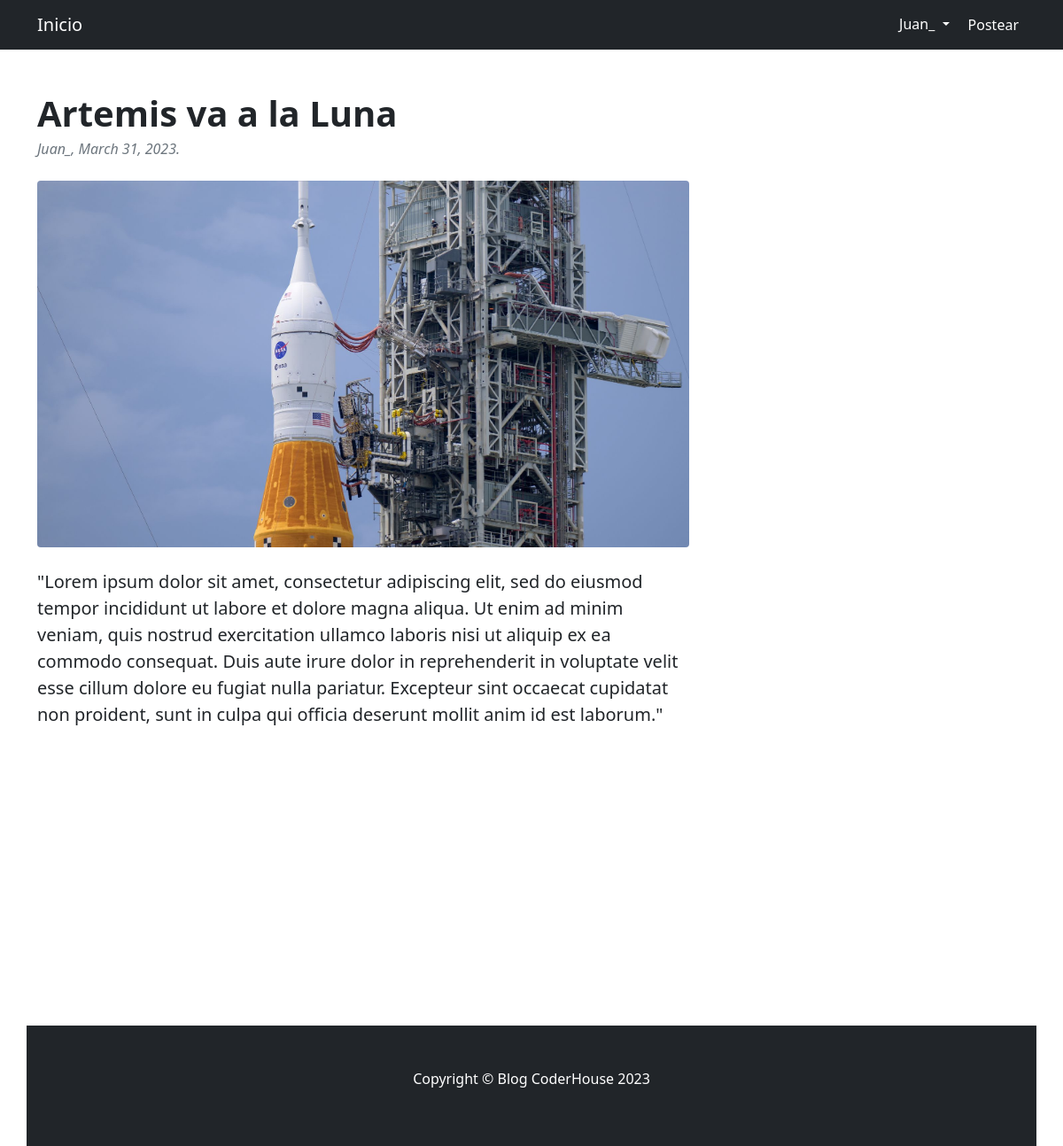
The page /pages/32 (signed in) on the database its author committed.
### blog/models.py (models this page shows, shortened)
class Post(models.Model):
    id = models.AutoField(primary_key=True)
    title = models.CharField(max_length=40)
    subtitle = models.CharField(max_length=40)
    body = models.CharField(max_length=1000)
    author = models.ForeignKey(User, on_delete=models.CASCADE)
    date = models.DateField(default=datetime.now)
    image = models.ImageField(upload_to='media', blank=True, null=True)

### blog/views.py (the view)
# urls.py: path('<pk>', PostDetail.as_view(), name="Detail"),
class PostDetail(DetailView):
    model = Post
    template_name = 'post_detail.html'

### blog/templates/post_detail.html (shortened to what this page needs)
<!DOCTYPE html>
<html lang="en">
    <head>
        {% load static %}
        <link rel="stylesheet" href="https://cdnjs.cloudflare.com/ajax/libs/twitter-bootstrap/4.6.0/css/bootstrap.min.css">
        <link href="{% static 'post/css/styles.css' %}" rel="stylesheet" />
    </head>
    <body>
        <nav class="navbar navbar-expand-lg navbar-dark bg-dark">
            <div class="container">
                <a class="navbar-brand" href="{% url 'Home' %}">Inicio</a>
                <div class="collapse navbar-collapse" id="navbarSupportedContent">
                    <ul class="navbar-nav ms-auto mb-2 mb-lg-0">
                        {% if user.is_authenticated %}
                        <div class="dropdown">
                            <button class="btn btn-default dropdown-toggle" type="button" id="dropdownMenuButton" data-toggle="dropdown" aria-expanded="false" style="color:white">
                                {{user.username}}
                            </button>
                        </div>
                            <li class="nav-item"><a class="nav-link active" aria-current="page" href="#">Postear</a></li>
                        {% endif %}
                    </ul>
                </div>
            </div>
        </nav>
        <div class="container mt-5">
            <div class="row">
                <div class="col-lg-8">
                    <article>
                        <header class="mb-4">
                            <h1 class="fw-bolder mb-1">{{post.title}}</h1>
                            <div class="text-muted fst-italic mb-2">{{post.author}}, {{post.date}}.</div>
                        </header>
                        <figure class="mb-4"><img class="img-fluid rounded" src="{{post.image.url}}" alt="..." /></figure>
                        <section class="mb-5">
                            <p class="fs-5 mb-4">{{post.body}}</p>
                        </section>
                    </article>
                    <br><br><br><br><br><br><br><br><br><br><br><br>
                </div>
        <footer class="py-5 bg-dark">
            <div class="container"><p class="text-center text-white">Copyright &copy; Blog CoderHouse 2023</p></div>
        </footer>
    </body>
</html>

### rows shown on the page
Post: title "Artemis va a la Luna", author "Juan_", date "March 31, 2023", image (picture), body "\"Lorem ipsum dolor sit amet, consectetur adipiscing elit, sed do eiusmod tempor incididunt ut labore et dolore magna aliqua. Ut enim ad minim veniam, quis nostrud exercitation ullamco laboris nisi ut aliquip ex ea commodo consequat. Duis aute irure dolor in reprehenderit in voluptate velit esse cillum dolore eu fugiat nulla pariatur. Excepteur sint occaecat cupidatat non proident, sunt in culpa qui officia deserunt mollit anim id est laborum.\""

### other values the page prints
{{ user.username }} "Juan_"
